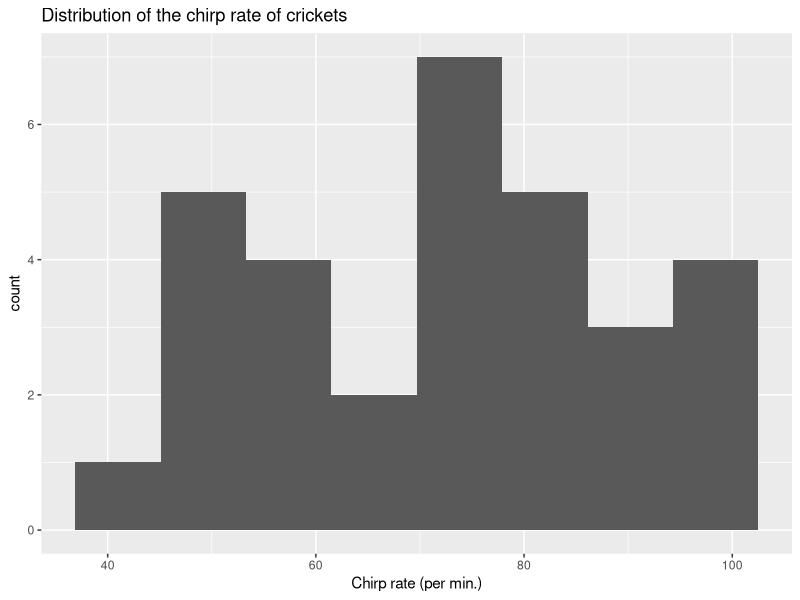
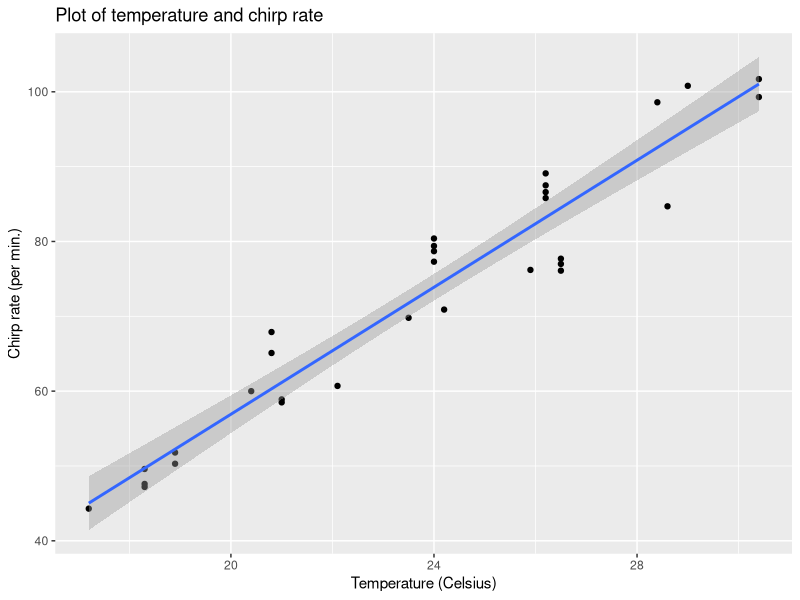

These charts were generated, in order, by the following R code:
## ---- chunk 1
knitr::opts_chunk$set(echo = TRUE)
library('tidyverse') ; 
library('modeldata')
## ---- chunk 2
data(crickets, package = "modeldata")
names(crickets)
## ---- chunk 3
summary(crickets)
ggplot(crickets, aes(x = rate)) +
  geom_histogram(bins = 8) + 
  ggtitle("Distribution of the chirp rate of crickets") +
  xlab('Chirp rate (per min.)')
## ---- chunk 4
ggplot(crickets, aes(x = temp, y = rate)) +
  geom_point() + 
  geom_smooth(method = 'lm') +
  ggtitle("Plot of temperature and chirp rate") +
  ylab('Chirp rate (per min.)') +
  xlab('Temperature (Celsius)')

temp_lm <- lm(rate ~ temp, crickets)

summary.lm(temp_lm)
